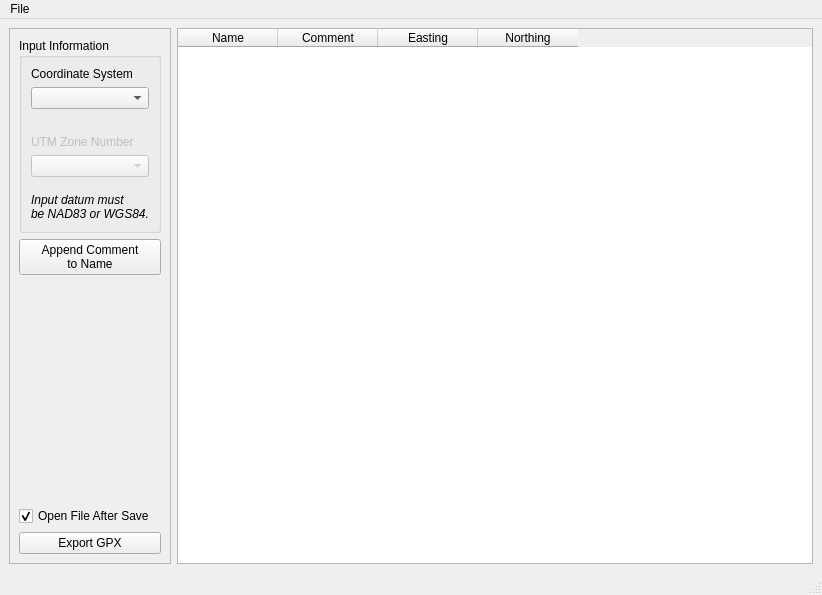
<?xml version="1.0" encoding="UTF-8"?>
<ui version="4.0">
 <class>MainWindow</class>
 <widget class="QMainWindow" name="MainWindow">
  <property name="geometry">
   <rect>
    <x>0</x>
    <y>0</y>
    <width>822</width>
    <height>595</height>
   </rect>
  </property>
  <property name="windowTitle">
   <string>MainWindow</string>
  </property>
  <widget class="QWidget" name="centralwidget">
   <layout class="QGridLayout" name="gridLayout">
    <item row="0" column="0">
     <widget class="QFrame" name="frame">
      <property name="frameShape">
       <enum>QFrame::StyledPanel</enum>
      </property>
      <property name="frameShadow">
       <enum>QFrame::Raised</enum>
      </property>
      <layout class="QVBoxLayout" name="verticalLayout">
       <item>
        <widget class="QGroupBox" name="groupBox">
         <property name="title">
          <string>Input Information</string>
         </property>
         <layout class="QVBoxLayout" name="verticalLayout_2">
          <item>
           <widget class="QLabel" name="label">
            <property name="sizePolicy">
             <sizepolicy hsizetype="Preferred" vsizetype="Maximum">
              <horstretch>0</horstretch>
              <verstretch>0</verstretch>
             </sizepolicy>
            </property>
            <property name="text">
             <string>Coordinate System</string>
            </property>
           </widget>
          </item>
          <item>
           <widget class="QComboBox" name="system_box">
            <item>
             <property name="text">
              <string/>
             </property>
            </item>
            <item>
             <property name="text">
              <string>UTM</string>
             </property>
            </item>
            <item>
             <property name="text">
              <string>Lat/Lon</string>
             </property>
            </item>
           </widget>
          </item>
          <item>
           <spacer name="verticalSpacer_2">
            <property name="orientation">
             <enum>Qt::Vertical</enum>
            </property>
            <property name="sizeType">
             <enum>QSizePolicy::Fixed</enum>
            </property>
            <property name="sizeHint" stdset="0">
             <size>
              <width>20</width>
              <height>20</height>
             </size>
            </property>
           </spacer>
          </item>
          <item>
           <widget class="QLabel" name="zone_number_label">
            <property name="enabled">
             <bool>false</bool>
            </property>
            <property name="text">
             <string>UTM Zone Number</string>
            </property>
           </widget>
          </item>
          <item>
           <widget class="QComboBox" name="zone_number_box">
            <property name="enabled">
             <bool>false</bool>
            </property>
           </widget>
          </item>
          <item>
           <spacer name="verticalSpacer_5">
            <property name="orientation">
             <enum>Qt::Vertical</enum>
            </property>
            <property name="sizeType">
             <enum>QSizePolicy::Fixed</enum>
            </property>
            <property name="sizeHint" stdset="0">
             <size>
              <width>20</width>
              <height>10</height>
             </size>
            </property>
           </spacer>
          </item>
          <item>
           <widget class="QLabel" name="label_2">
            <property name="font">
             <font>
              <italic>true</italic>
             </font>
            </property>
            <property name="text">
             <string>Input datum must
be NAD83 or WGS84.</string>
            </property>
           </widget>
          </item>
         </layout>
        </widget>
       </item>
       <item>
        <widget class="QPushButton" name="auto_name_btn">
         <property name="text">
          <string>Append Comment
to Name</string>
         </property>
        </widget>
       </item>
       <item>
        <spacer name="verticalSpacer">
         <property name="orientation">
          <enum>Qt::Vertical</enum>
         </property>
         <property name="sizeHint" stdset="0">
          <size>
           <width>20</width>
           <height>40</height>
          </size>
         </property>
        </spacer>
       </item>
       <item>
        <widget class="QCheckBox" name="open_file_cbox">
         <property name="text">
          <string>Open File After Save</string>
         </property>
         <property name="checked">
          <bool>true</bool>
         </property>
        </widget>
       </item>
       <item>
        <widget class="QPushButton" name="export_gpx_btn">
         <property name="text">
          <string>Export GPX</string>
         </property>
         <property name="checkable">
          <bool>false</bool>
         </property>
         <property name="checked">
          <bool>false</bool>
         </property>
        </widget>
       </item>
      </layout>
     </widget>
    </item>
    <item row="0" column="1">
     <widget class="QTableWidget" name="table">
      <property name="alternatingRowColors">
       <bool>false</bool>
      </property>
      <property name="selectionBehavior">
       <enum>QAbstractItemView::SelectRows</enum>
      </property>
      <property name="gridStyle">
       <enum>Qt::SolidLine</enum>
      </property>
      <property name="sortingEnabled">
       <bool>true</bool>
      </property>
      <column>
       <property name="text">
        <string>Name</string>
       </property>
      </column>
      <column>
       <property name="text">
        <string>Comment</string>
       </property>
      </column>
      <column>
       <property name="text">
        <string>Easting</string>
       </property>
      </column>
      <column>
       <property name="text">
        <string>Northing</string>
       </property>
      </column>
     </widget>
    </item>
   </layout>
  </widget>
  <widget class="QMenuBar" name="menubar">
   <property name="geometry">
    <rect>
     <x>0</x>
     <y>0</y>
     <width>822</width>
     <height>21</height>
    </rect>
   </property>
   <widget class="QMenu" name="menuFile">
    <property name="title">
     <string>File</string>
    </property>
    <addaction name="importCSV"/>
    <addaction name="exportGPX"/>
    <addaction name="separator"/>
    <addaction name="create_csv_template_action"/>
   </widget>
   <addaction name="menuFile"/>
  </widget>
  <widget class="QStatusBar" name="statusbar"/>
  <action name="importCSV">
   <property name="text">
    <string>Import CSV</string>
   </property>
  </action>
  <action name="exportGPX">
   <property name="text">
    <string>Export GPX</string>
   </property>
  </action>
  <action name="create_csv_template_action">
   <property name="text">
    <string>Create CSV Template</string>
   </property>
  </action>
 </widget>
 <resources/>
 <connections/>
</ui>
